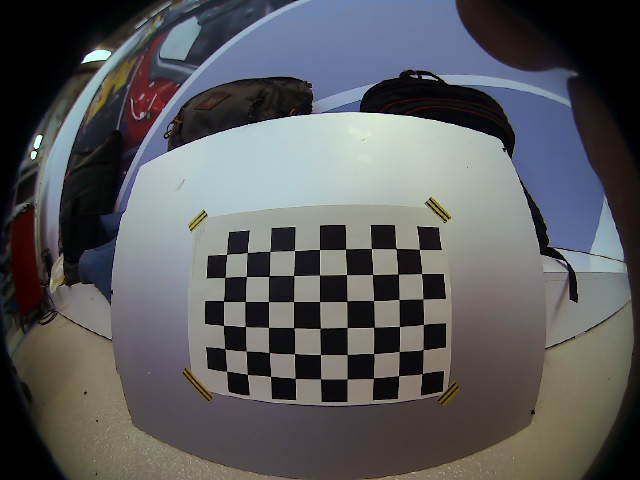
#> input picture src/calibration_images/image0.jpg, 640 x 480 px
$ python -i image_processing.py   (imports and definitions only)   (older library calls are emulated)
#> lines starting #> are read from the running program, lines starting #| are printed output that depends on the picture
### src/image_undistortion.py
#!/usr/bin/env python
"""
This code snippet calibrates the fish eye camera and undistorts the images captures
"""
import rospy
import cv2
import time
import glob
import numpy as np
import matplotlib.pyplot as plt

checkboard = (6,9)
subpix_criteria = (cv2.TERM_CRITERIA_EPS+cv2.TERM_CRITERIA_MAX_ITER, 30, 0.1)
def calibrate():
    """
    goes through the calibration chess images stored in the path below and returns the measured camera matrix and distortion coefficient
    """
    images = glob.glob('/home/robotics/catkin_ws/src/lane_detection/src/calibration_images/image*.jpg')
    objpoints = []
    imgpoints = []
    objp = np.zeros((1, checkboard[0]*checkboard[1], 3), np.float32)
    objp[0,:,:2] = np.mgrid[0:checkboard[0], 0:checkboard[1]].T.reshape(-1, 2)
    for fnames in images:
        img = cv2.imread(fnames)
#> img is the input picture: shape (480, 640, 3); mean B, G, R 92, 90, 89.4
        gray = cv2.cvtColor(img, cv2.COLOR_BGR2GRAY)
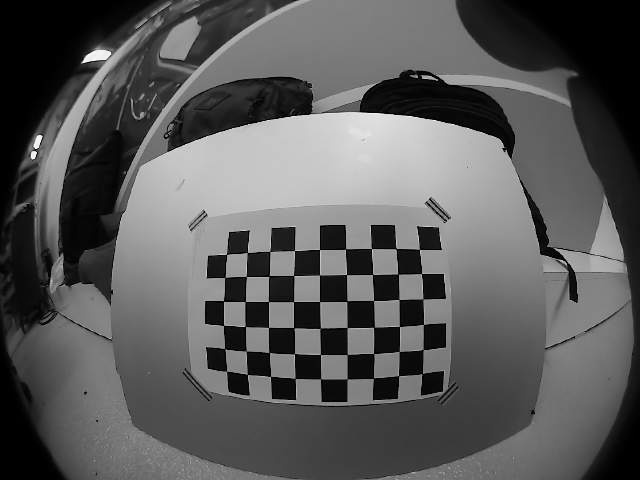
#> gray: shape (480, 640); min 0, max 253, mean 90
        ret,corners = cv2.findChessboardCorners(gray, (6,9), cv2.CALIB_CB_ADAPTIVE_THRESH+cv2.CALIB_CB_FAST_CHECK+cv2.CALIB_CB_NORMALIZE_IMAGE)
#> ret = True; corners = 54 rows, first 8: [419.5, 249.4], [421.4, 273.5], [423.1, 298.8], [423.5, 324.5], [423.3, 349.3], [422.3, 373.5], [396.1, 248.7], [398, 274.1]
        if ret == True:
            image = cv2.drawChessboardCorners(img, (6,9),corners, ret)
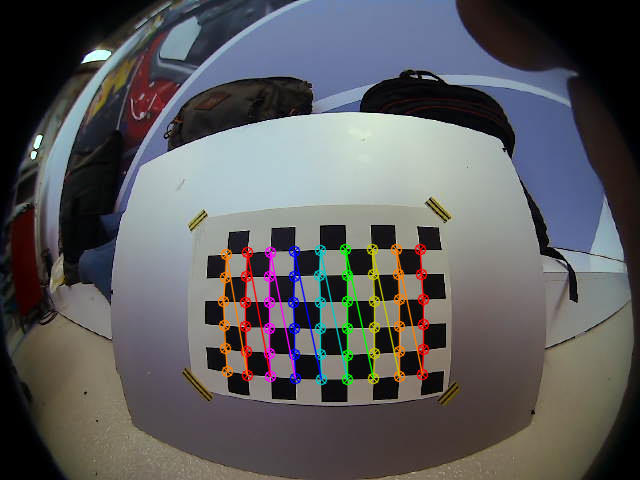
#> image: shape (480, 640, 3); mean B, G, R 92.1, 90.5, 90.9
            objpoints.append(objp)
            cv2.cornerSubPix(gray,corners,(3,3),(-1,-1),subpix_criteria)
            imgpoints.append(corners)
            N_OK = len(objpoints)
#> pass 2 of the loop in calibrate, `for fnames in images:`:
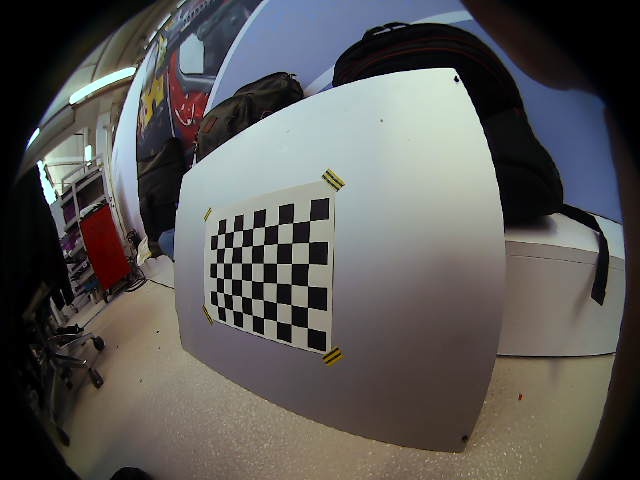
#> input picture src/calibration_images/image1.jpg, 640 x 480 px
#> in calibrate, img is the input picture: shape (480, 640, 3); mean B, G, R 85.6, 87.6, 89.3
#> in calibrate, `gray = cv2.cvtColor(img, cv2.COLOR_BGR2GRAY)`:
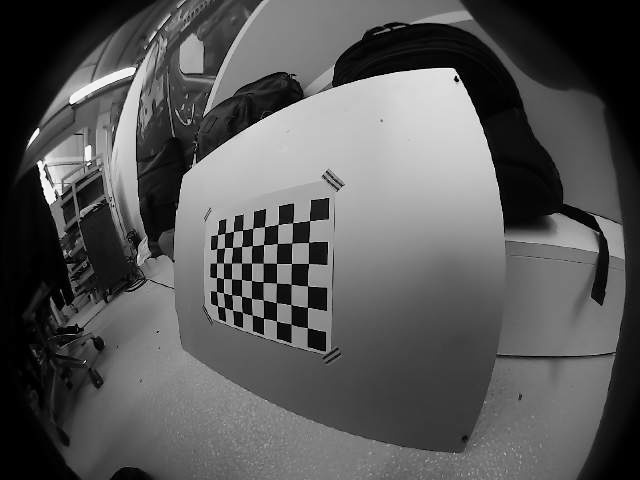
#> gray: shape (480, 640); min 0, max 254, mean 87.9
#> corners = 54 rows, first 8: [309.6, 220.5], [308.6, 242.3], [308.5, 263.5], [307.6, 285.6], [307.5, 307.4], [307.4, 327.6], [292.6, 222.7], [291.6, 243.1]
#> in calibrate, `image = cv2.drawChessboardCorners(img, (6,9),corners, ret)`:
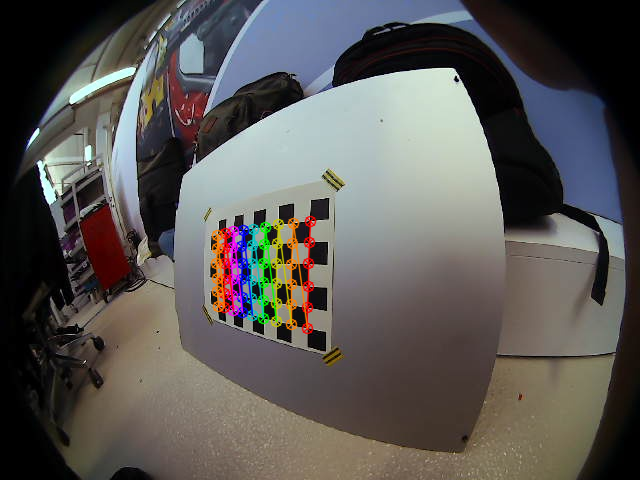
#> image: shape (480, 640, 3); mean B, G, R 85.5, 88, 90.4
#> pass 3 of the loop in calibrate, `for fnames in images:`:
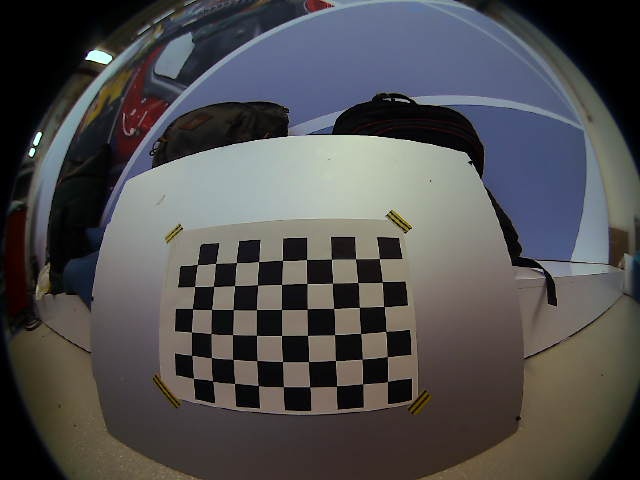
#> input picture src/calibration_images/image10.jpg, 640 x 480 px
#> in calibrate, img is the input picture: shape (480, 640, 3); mean B, G, R 78.9, 78, 79.2
#> in calibrate, `gray = cv2.cvtColor(img, cv2.COLOR_BGR2GRAY)`:
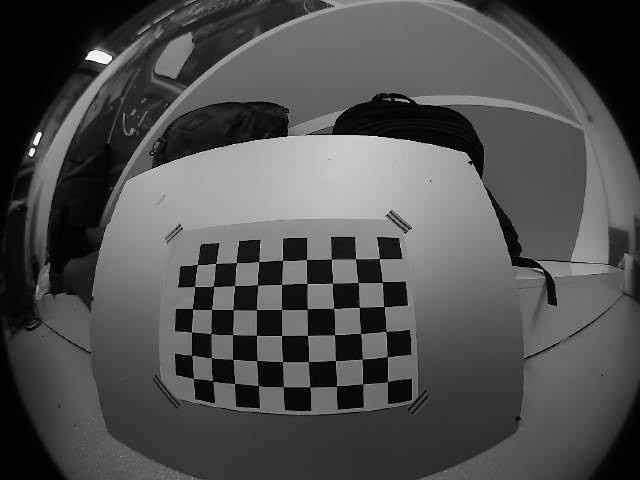
#> gray: shape (480, 640); min 0, max 253, mean 78.5
#> corners = 54 rows, first 8: [379.5, 258.6], [382.3, 281.9], [383.9, 306.5], [385.8, 331.5], [387.4, 356.5], [387.5, 381.4], [355.5, 258.7], [357.6, 282.5]
#> in calibrate, `image = cv2.drawChessboardCorners(img, (6,9),corners, ret)`:
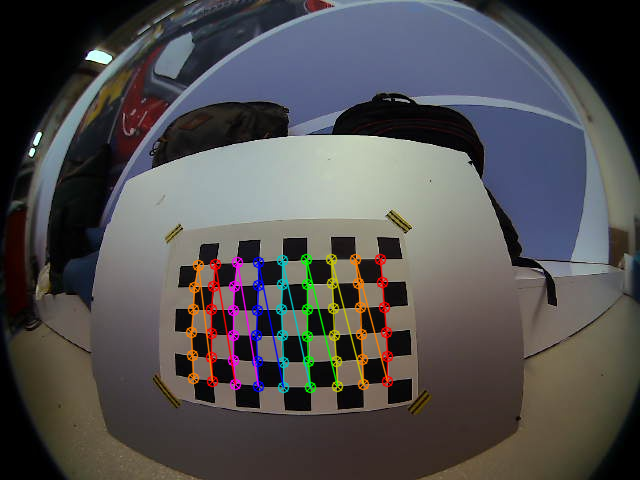
#> image: shape (480, 640, 3); mean B, G, R 79.2, 78.7, 80.9
#> the loop made 4 passes; the first 3 are shown
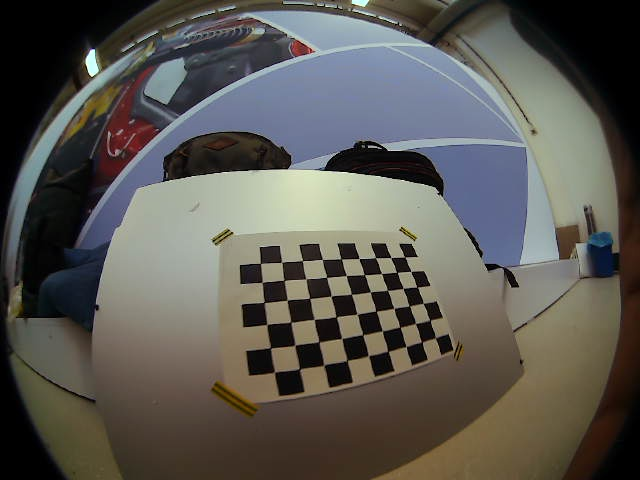
#> input picture src/calibration_images/image12.jpg, 640 x 480 px
#> further down, picture is the input picture: shape (480, 640, 3); mean B, G, R 83, 88.7, 90.9
    objpoints = np.reshape(objpoints, (N_OK, 1, 6*9, 3))
    imgpoints = np.reshape(imgpoints, (N_OK, 1, 6*9, 2))
    rvecs = [np.zeros((1, 1, 3), dtype=np.float64) for i in range(N_OK)]
    tvecs = [np.zeros((1, 1, 3), dtype=np.float64) for i in range(N_OK)]
    K = np.zeros((3,3), np.float32)
    D = np.zeros((4,1), np.float32)
    flag = cv2.fisheye.CALIB_RECOMPUTE_EXTRINSIC + cv2.fisheye.CALIB_CHECK_COND + cv2.fisheye.CALIB_FIX_SKEW
    ret, camera_matrix, dist_coeff,rvecs, tvecs = cv2.fisheye.calibrate(objpoints, imgpoints, gray.shape[::-1],K, D, rvecs, tvecs, flag ,(cv2.TERM_CRITERIA_EPS+cv2.TERM_CRITERIA_MAX_ITER, 30, 1e-6))
    return camera_matrix, dist_coeff

# [8 lines left out: function undistort, not called in this run]

### src/image_processing.py
import cv2
import time
import glob
import numpy as np
import matplotlib.pyplot as plt
import matplotlib.image as mpimg
import image_undistortion as cm
# [1 line not run here, left out]
def changeToHSV(image):
	return cv2.cvtColor(image, cv2.COLOR_BGR2HSV)
#> returned value: shape (480, 640, 3); mean H, S, V 48.4, 66.7, 98.7
def Augmentation(image):
	transformed = changeToHSV(image)
	H, S, V = cv2.split(transformed)
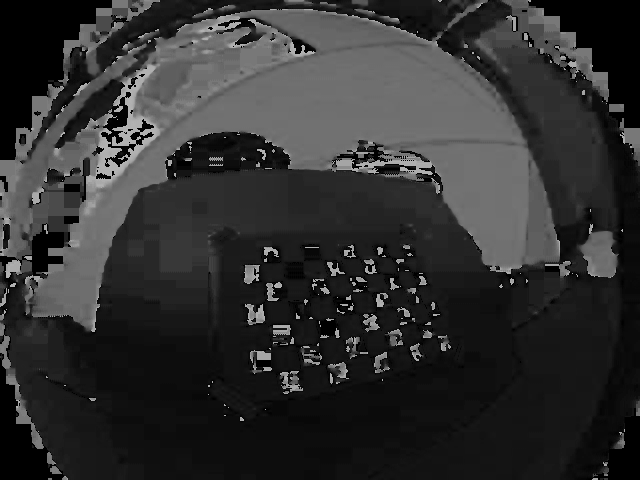
#> H: shape (480, 640); min 0, max 179, mean 48.4
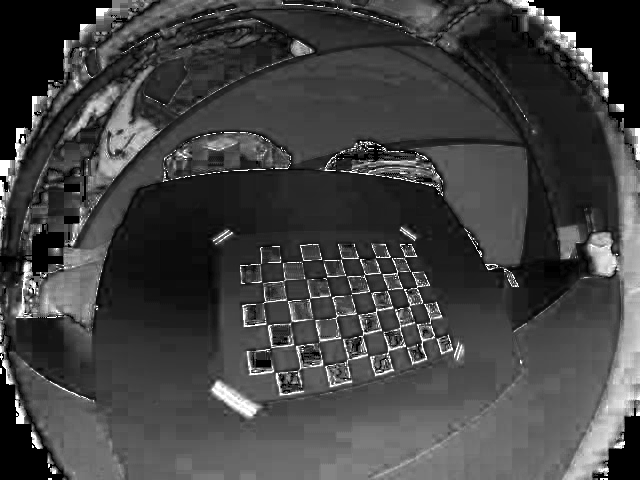
#> S: shape (480, 640); min 0, max 255, mean 66.7
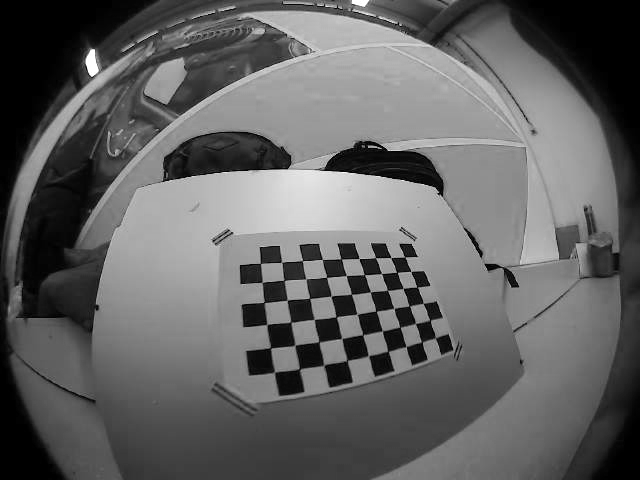
#> V: shape (480, 640); min 0, max 255, mean 98.7
	kernal = np.array([[-1,-1,-1],[-1,9,-1],[-1,-1,-1]])
	hsv = cv2.filter2D(transformed, -1, kernal)
#> hsv: shape (480, 640, 3); mean H, S, V 52.4, 67.8, 101.1
	hsv[:,:,0] = hsv[:,:,0] * 1.4
#> hsv: shape (480, 640, 3); mean H, S, V 63.2, 67.8, 101.1
	hsv[:,:,1] = hsv[:,:,1] * 1.4
#> hsv: shape (480, 640, 3); mean H, S, V 63.2, 76.8, 101.1
	hsv[:,:,2] = hsv[:,:,2] * 0.6
#> hsv: shape (480, 640, 3); mean H, S, V 63.2, 76.8, 60.3
	return hsv
def isolateYellow(image):
	low_threshold = np.array([20, 100, 100], dtype=np.uint8)
	high_threshold = np.array([55, 255, 255], dtype=np.uint8)
	yellow_mask = cv2.inRange(image, low_threshold,high_threshold)
	return yellow_mask
def GaussianBlur(image):
	return cv2.GaussianBlur(image, (3,3),0)

def Threshold(image):
	binary = np.zeros_like(image)
	binary[(image>100) & (image<180)] = 1
	return binary

def RegionOfInterest(image):
	height, width = image.shape
	vertices = [(0,height), (0, int(height*0.5)), (width, int(height*0.5)),(width, height)]
	mask = np.zeros_like(image)
	color=255
	cv2.fillPoly(mask, np.array([vertices]) ,color)
	masked_image= cv2.bitwise_and(image, mask)
	return masked_image
def checkYellow(binary):
	nonzero = binary.nonzero()
	nonzeroy = np.array(nonzero[0])
	nonzerox = np.array(nonzero[1])
	if len(nonzerox) <20 or len(nonzeroy) <20:
		return False
	else:
		return True

def getmedian(image):
	if checkYellow(image)==True:
		nonzero = image.nonzero()
		nonzeroy = np.array(nonzero[0])
		nonzerox = np.array(nonzero[1])
		x = nonzerox[int(len(nonzerox)/2)]
		y = nonzeroy[int(len(nonzeroy)/2)]
		return x ,y
	elif checkYellow(image)==False:
		x = 0
		y = 0
		return x, y


K, D = cm.calibrate()
# [17 lines not run here, left out]

>>> import cv2
>>> picture = cv2.imread('calibration_images/image12.jpg')
>>> result = Augmentation(picture)
